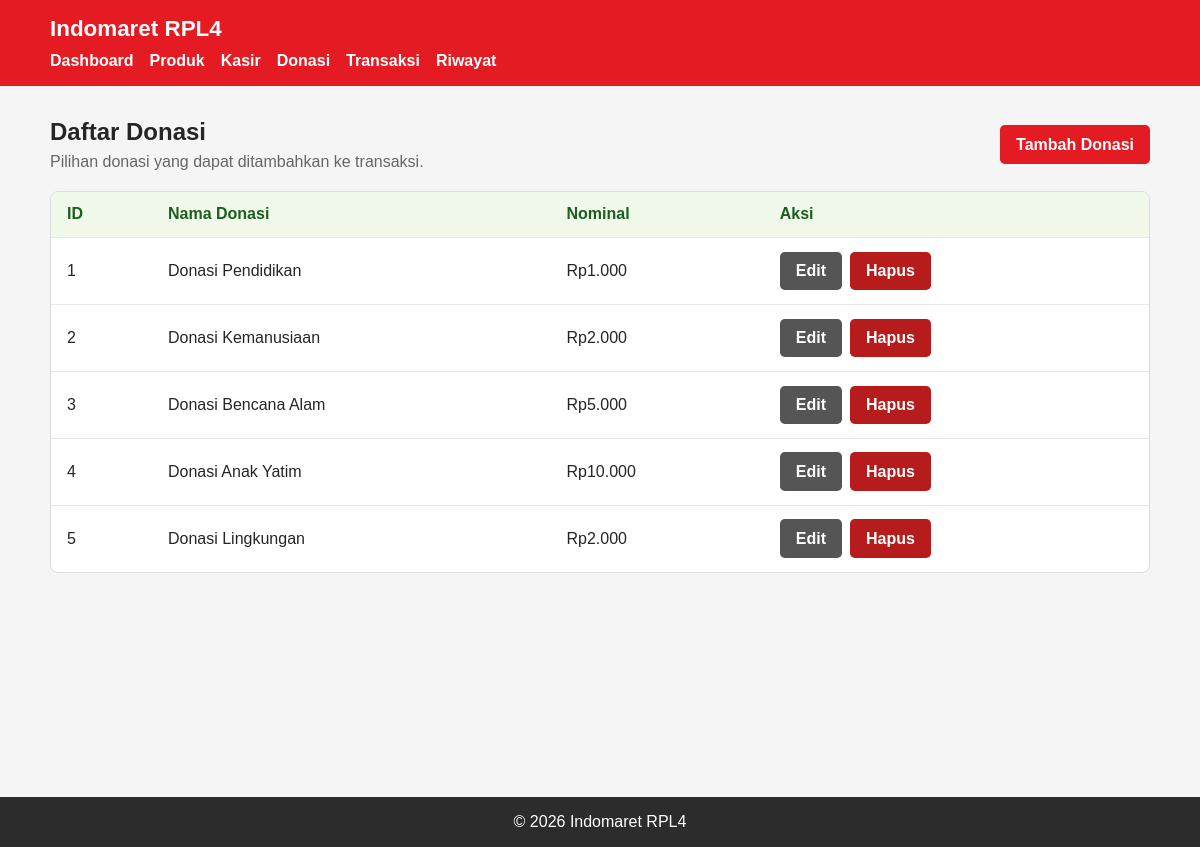
Page /pages/donations/list.php on the committed database.
### tables this page shows
CREATE TABLE `tabel_donasi` (
  `id_donasi` int NOT NULL,
  `nama_donasi` varchar(50) DEFAULT NULL,
  `harga_donasi` int DEFAULT NULL
);

### includes/functions.php (called while the page is built, shortened)
<?php
function e(?string $value): string
{
    return htmlspecialchars((string) $value, ENT_QUOTES, 'UTF-8');
}
function app_url(string $path = ''): string
{
    $projectRoot = realpath(__DIR__ . '/..');
    $documentRoot = isset($_SERVER['DOCUMENT_ROOT']) ? realpath($_SERVER['DOCUMENT_ROOT']) : false;
    $base = '';
    if ($projectRoot !== false && $documentRoot !== false) {
        $projectPath = str_replace('\\', '/', $projectRoot);
        $documentPath = rtrim(str_replace('\\', '/', $documentRoot), '/');
    }
    return rtrim($base, '/') . '/' . ltrim($path, '/');
}
function format_rupiah(int|float $value): string
{
    return 'Rp' . number_format($value, 0, ',', '.');
}

### pages/donations/list.php (the view)
<?php
require_once __DIR__ . '/../../config/config.php'; require_once __DIR__ . '/../../includes/functions.php';
$donations = mysqli_query($conn, 'SELECT id_donasi, nama_donasi, harga_donasi FROM tabel_donasi ORDER BY id_donasi ASC'); require_once __DIR__ . '/../../includes/header.php';
?>
<section class="page-heading"><div><h2>Daftar Donasi</h2><p>Pilihan donasi yang dapat ditambahkan ke transaksi.</p></div><a class="button" href="<?= e(app_url('pages/donations/add.php')) ?>">Tambah Donasi</a></section>
<?php if (mysqli_num_rows($donations) === 0): ?><p class="alert">Belum ada pilihan donasi.</p><?php else: ?><div class="table-wrapper"><table><thead><tr><th>ID</th><th>Nama Donasi</th><th>Nominal</th><th>Aksi</th></tr></thead><tbody><?php while ($donation = mysqli_fetch_assoc($donations)): ?><tr><td><?= (int) $donation['id_donasi'] ?></td><td><?= e($donation['nama_donasi']) ?></td><td><?= e(format_rupiah((int) $donation['harga_donasi'])) ?></td><td><div class="actions"><a class="button button-secondary" href="<?= e(app_url('pages/donations/edit.php?id=' . (int) $donation['id_donasi'])) ?>">Edit</a><form class="inline-form" method="post" action="<?= e(app_url('process/donations_process.php')) ?>" onsubmit="return confirm('Hapus pilihan donasi ini?');"><input type="hidden" name="action" value="delete"><input type="hidden" name="id_donasi" value="<?= (int) $donation['id_donasi'] ?>"><button class="button button-danger">Hapus</button></form></div></td></tr><?php endwhile; ?></tbody></table></div><?php endif; mysqli_free_result($donations); require_once __DIR__ . '/../../includes/footer.php'; ?>

### assets/css/style.css (style rules this page uses)
:root { font-family: Arial, sans-serif; color: #252525; background: #f5f5f5; }
* { box-sizing: border-box; }
body { margin: 0; }
.page-heading { display: flex; justify-content: space-between; align-items: center; margin-bottom: 1.25rem; }
.page-heading h2 { margin: 0; }
.page-heading p { margin: .4rem 0 0; color: #666; }
.table-wrapper { overflow-x: auto; background: #fff; border: 1px solid #ddd; border-radius: .5rem; }
table { width: 100%; border-collapse: collapse; }
th, td { padding: .85rem 1rem; border-bottom: 1px solid #e8e8e8; text-align: left; }
th { background: #f0f8e9; color: #1b5e20; }
tbody tr:last-child td { border-bottom: 0; }
.button, button { display: inline-block; border: 0; border-radius: .3rem; padding: .65rem 1rem; background: #e51b23; color: #fff; cursor: pointer; font: inherit; font-weight: 700; text-decoration: none; }
.button-secondary { background: #555; }
.button-danger { background: #b71c1c; }
.actions { display: flex; flex-wrap: wrap; gap: .5rem; }
.inline-form { display: inline; }

### rows in the picture
tabel_donasi: id_donasi "1", nama_donasi "Donasi Pendidikan", harga_donasi "Rp1.000"
tabel_donasi: id_donasi "2", nama_donasi "Donasi Kemanusiaan", harga_donasi "Rp2.000"
tabel_donasi: id_donasi "3", nama_donasi "Donasi Bencana Alam", harga_donasi "Rp5.000"
tabel_donasi: id_donasi "4", nama_donasi "Donasi Anak Yatim", harga_donasi "Rp10.000"
tabel_donasi: id_donasi "5", nama_donasi "Donasi Lingkungan", harga_donasi "Rp2.000"
